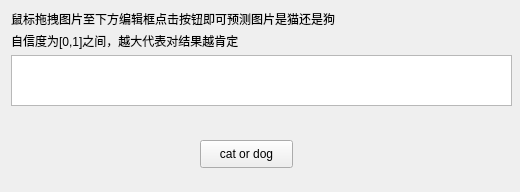
<?xml version="1.0" encoding="UTF-8"?>
<ui version="4.0">
 <class>Form</class>
 <widget class="QWidget" name="Form">
  <property name="geometry">
   <rect>
    <x>0</x>
    <y>0</y>
    <width>520</width>
    <height>192</height>
   </rect>
  </property>
  <property name="windowTitle">
   <string>Form</string>
  </property>
  <widget class="QTextEdit" name="path_edit">
   <property name="geometry">
    <rect>
     <x>11</x>
     <y>55</y>
     <width>501</width>
     <height>51</height>
    </rect>
   </property>
  </widget>
  <widget class="QPushButton" name="pushButton">
   <property name="geometry">
    <rect>
     <x>200</x>
     <y>140</y>
     <width>93</width>
     <height>28</height>
    </rect>
   </property>
   <property name="text">
    <string>cat or dog</string>
   </property>
  </widget>
  <widget class="QLabel" name="label">
   <property name="geometry">
    <rect>
     <x>11</x>
     <y>11</y>
     <width>405</width>
     <height>16</height>
    </rect>
   </property>
   <property name="text">
    <string>鼠标拖拽图片至下方编辑框点击按钮即可预测图片是猫还是狗</string>
   </property>
  </widget>
  <widget class="QLabel" name="label_2">
   <property name="geometry">
    <rect>
     <x>11</x>
     <y>33</y>
     <width>295</width>
     <height>16</height>
    </rect>
   </property>
   <property name="text">
    <string>自信度为[0,1]之间，越大代表对结果越肯定</string>
   </property>
  </widget>
 </widget>
 <resources/>
 <connections>
  <connection>
   <sender>pushButton</sender>
   <signal>clicked()</signal>
   <receiver>Form</receiver>
   <slot>on_click_button()</slot>
   <hints>
    <hint type="sourcelabel">
     <x>250</x>
     <y>173</y>
    </hint>
    <hint type="destinationlabel">
     <x>393</x>
     <y>225</y>
    </hint>
   </hints>
  </connection>
 </connections>
 <slots>
  <slot>on_click_button()</slot>
 </slots>
</ui>
